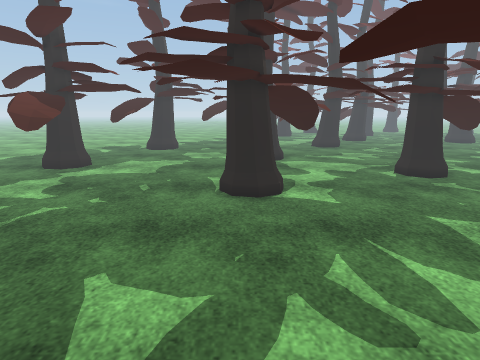
[1] (above)

20 first-person views from a walk through a 3-D level made in the Unity game engine. The camera is 1.5 m above the floor, tilts 12° down and sees 75° across. The floor is counted in squares, 0.5 m on a side. Each view is taken from the middle of a square. On the plan, view 1 faces up. The plan holds only what a view shows up to about 20 squares ahead; the rest is blank. The place goes on beyond the plan. The player is left out. Some surface patterns are stand-ins.

[2]
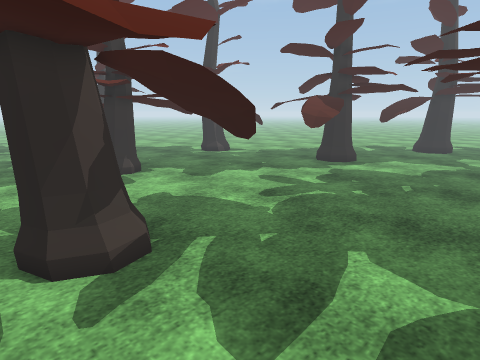

[3]
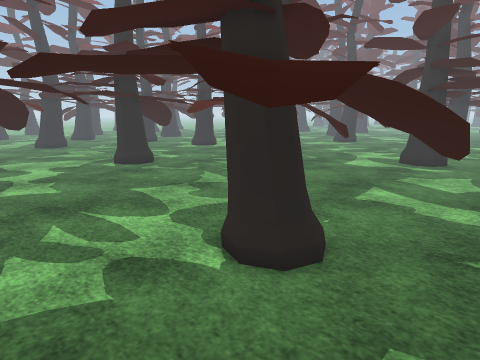

[4]
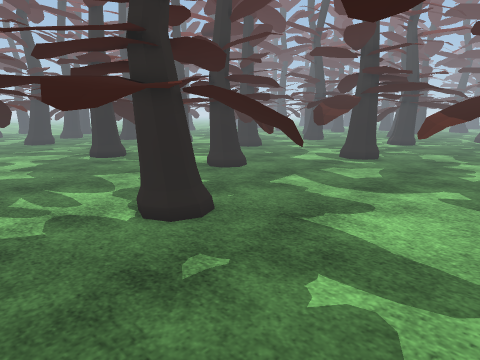

[5]
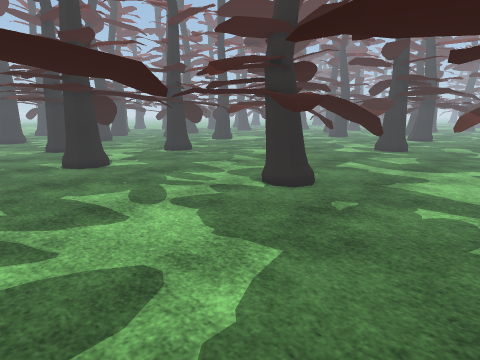

[6]
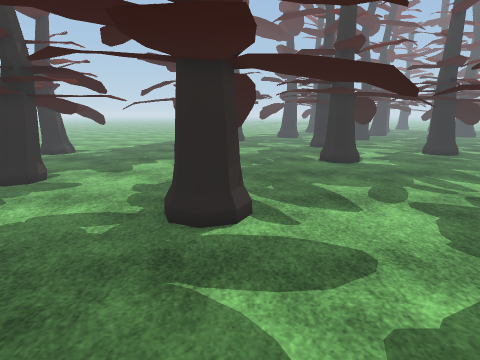

[7]
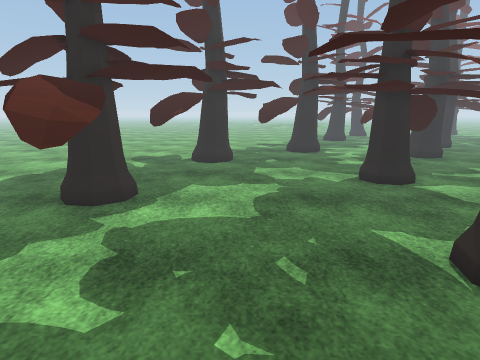

[8]
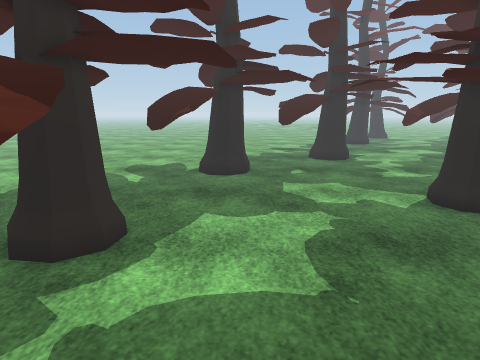

[9]
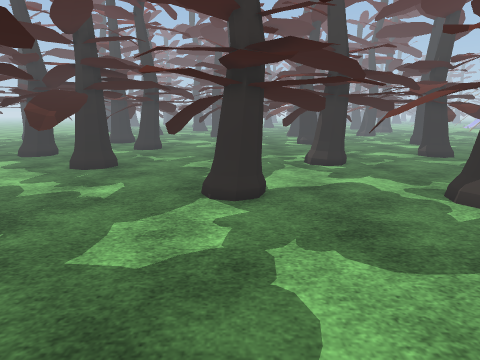

[10]
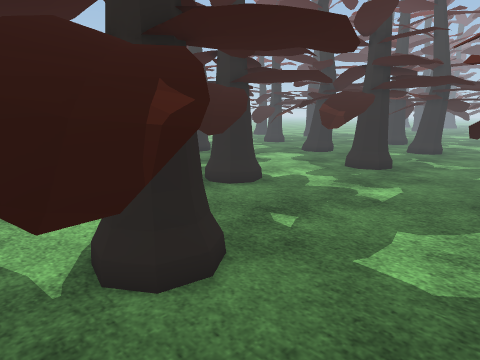

[11]
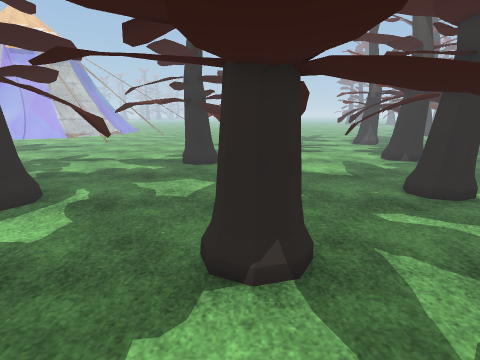

[12]
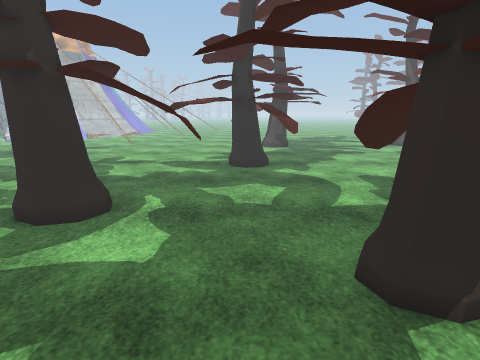

[13]
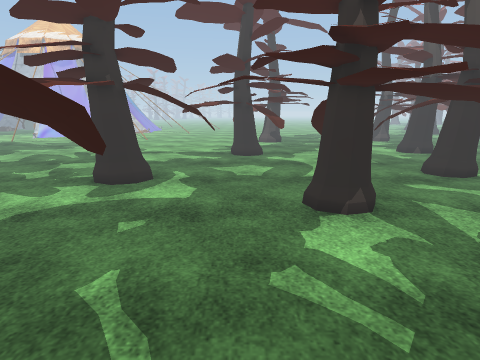

[14]
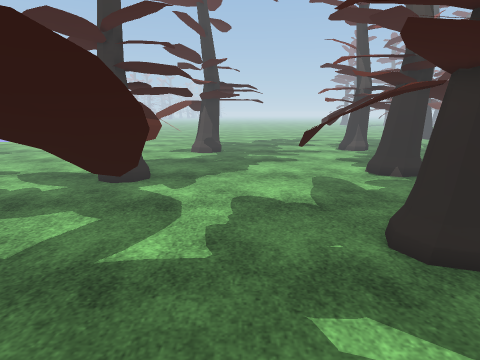

[15]
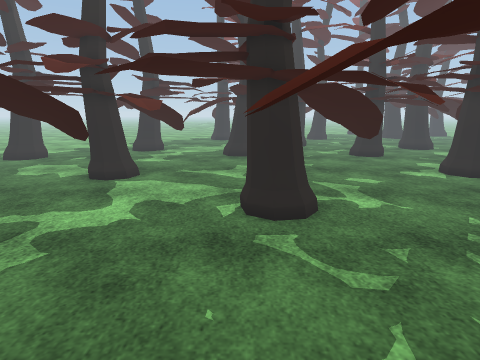

[16]
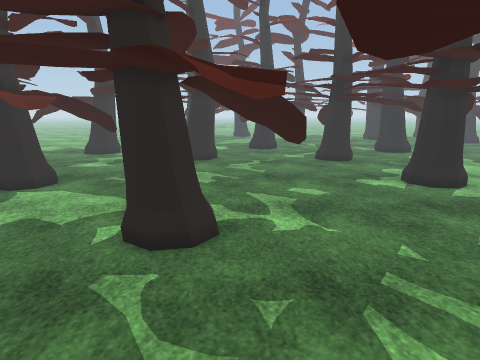

[17]
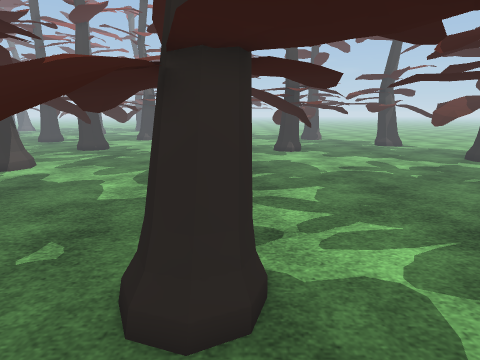

[18]
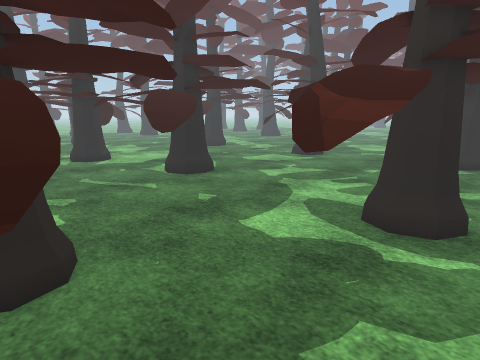

[19]
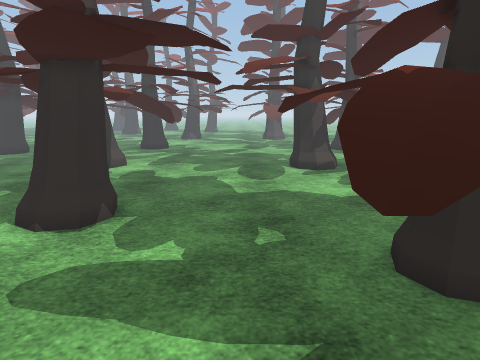

[20]
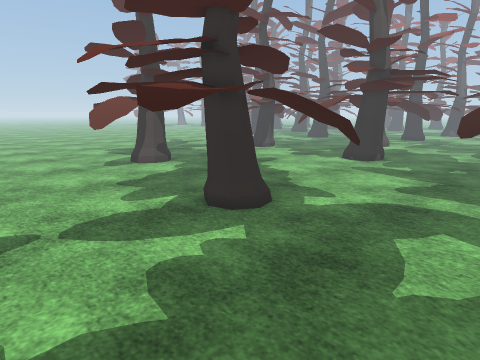

### Floor plan
Key: @ floor where view 1 was taken; # wall or solid block; x gap in a wall; . floor; = window, fence, low wall or low ledge; ^ raised ledge; T thing the floor can be seen under or through.
Columns run from 10 left of view 1 to 23 right of it. Each row starts with its distance up from view 1.
 30 ...    ## ....# .##
 29 ...  .........##x###
 28 ..###.............=....    ##
 27 ..###..........................
 26 ...............................
 25 TT ............................
 24 TTT..........^TT..............
 23 ............ TTT..............
 22 ...........TTT ..............#
 21 ...........##=...............##.
 20 ...........##...................
 19 ##.............................
 18 ##............  .....^....... ...
 17 #..................= T^#.........
 16 # ..........TT....#TT  .........
 15 #^......... TT....TTT..........#
 14 ##.........   .................##
 13 ..........TT...................###
 12 ..........##......... .......#  ..
 11 ..........##......... .......#^...
 10 ..................................
  9 .............. ...................
  8 ..................  ..##..........
  7 ................... ..##=.........
  6 ...##.................###.........
  5 ...##................. #..........
  4 ...  ................^^^...TT..=#.
  3 ...x.................#.#...TT TT##
  2 .. ##.........TTT...........^ TT#
  1 ..###.........TTT ................
  0 ..###.....@....=TT^...............
 -1 ............ ... ^...............
 -2 ............ ....TT...............
 -3 ..................................
 -4 .......................^^ ........
 -5  ......................TT ... ....
 -6  .......................TT#.......
 -7 ##.........###...........##.......
 -8 # ........ ###........... #......

Where each view was taken, in squares from view 1:
view 1: 0 up, 0 right, facing up
view 2: 1 down, 0 right, facing up-left
view 3: 3 down, 0 right, facing up-right
view 4: 7 down, 0 right, facing up-right
view 5: 7 down, 6 left, facing up-right
view 6: 8 down, 6 left, facing up
view 7: 7 up, 5 left, facing up
view 8: 11 up, 6 left, facing up
view 9: 21 up, 10 left, facing right
view 10: 22 up, 10 left, facing up-right
view 11: 13 up, 13 right, facing down
view 12: 12 up, 16 right, facing down
view 13: 17 up, 16 right, facing down
view 14: 8 up, 10 right, facing down
view 15: 6 up, 8 right, facing up
view 16: 8 up, 11 right, facing up
view 17: 2 up, 10 right, facing left
view 18: 0 up, 12 right, facing up-right
view 19: 3 down, 11 right, facing left
view 20: 1 up, 23 right, facing down-left
